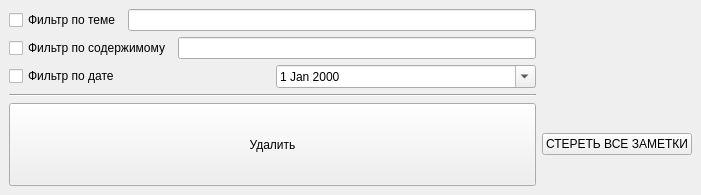
<?xml version="1.0" encoding="UTF-8"?>
<ui version="4.0">
 <class>DeleteWindow</class>
 <widget class="QMainWindow" name="DeleteWindow">
  <property name="geometry">
   <rect>
    <x>0</x>
    <y>0</y>
    <width>701</width>
    <height>195</height>
   </rect>
  </property>
  <property name="windowTitle">
   <string>Удалить заметки</string>
  </property>
  <widget class="QWidget" name="centralwidget">
   <layout class="QGridLayout" name="gridLayout">
    <item row="2" column="0">
     <widget class="QPushButton" name="b_deletenote">
      <property name="sizePolicy">
       <sizepolicy hsizetype="Minimum" vsizetype="Expanding">
        <horstretch>0</horstretch>
        <verstretch>0</verstretch>
       </sizepolicy>
      </property>
      <property name="text">
       <string>Удалить</string>
      </property>
     </widget>
    </item>
    <item row="1" column="0">
     <widget class="Line" name="line">
      <property name="orientation">
       <enum>Qt::Orientation::Horizontal</enum>
      </property>
     </widget>
    </item>
    <item row="0" column="0">
     <layout class="QVBoxLayout" name="texts">
      <item>
       <layout class="QHBoxLayout" name="themefilter">
        <item>
         <widget class="QCheckBox" name="chb_themefilter">
          <property name="text">
           <string>Фильтр по теме</string>
          </property>
         </widget>
        </item>
        <item>
         <widget class="QLineEdit" name="t_themefilter"/>
        </item>
       </layout>
      </item>
      <item>
       <layout class="QHBoxLayout" name="contentfilter">
        <item>
         <widget class="QCheckBox" name="chb_contentfilter">
          <property name="text">
           <string>Фильтр по содержимому</string>
          </property>
         </widget>
        </item>
        <item>
         <widget class="QLineEdit" name="t_contentfilter"/>
        </item>
       </layout>
      </item>
      <item>
       <layout class="QHBoxLayout" name="datefilter">
        <item>
         <widget class="QCheckBox" name="chb_datefilter">
          <property name="text">
           <string>Фильтр по дате</string>
          </property>
         </widget>
        </item>
        <item>
         <widget class="QDateEdit" name="t_datefilter">
          <property name="calendarPopup">
           <bool>true</bool>
          </property>
         </widget>
        </item>
       </layout>
      </item>
     </layout>
    </item>
    <item row="2" column="1">
     <widget class="QPushButton" name="b_deleteall">
      <property name="text">
       <string>СТЕРЕТЬ ВСЕ ЗАМЕТКИ</string>
      </property>
     </widget>
    </item>
   </layout>
  </widget>
 </widget>
 <resources/>
 <connections/>
</ui>
